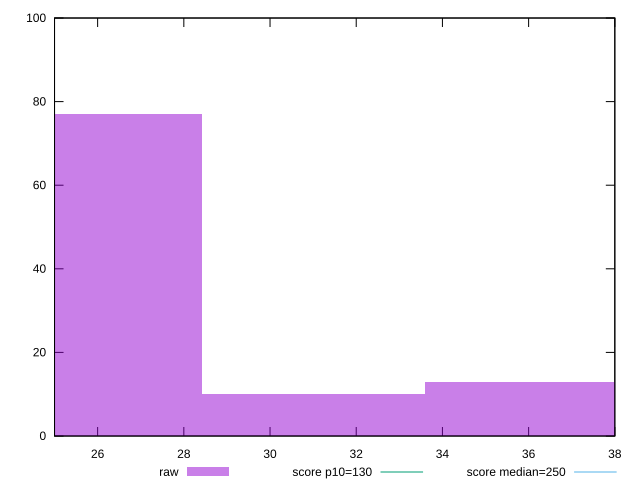

The script that saved this image:
reset

$raw <<EOF
25.84606140604578 77
31.01527368725494 10
36.184485968464095 13
EOF

set key outside below
set boxwidth 5.169212281209156
set xrange [25:38]
set yrange [0:100]
set trange [0:100]
set style fill transparent solid 0.5 noborder

set parametric
set terminal svg size 640, 490 enhanced background rgb 'white'
set output "report_00008_2021-01-22T20:58:29.167/max-potential-fid/samples/pages+cached+noexternal+noimg/raw/histogram.svg"

plot $raw title "raw" with boxes, \
     130,t title "score p10=130", \
     250,t title "score median=250"

reset
